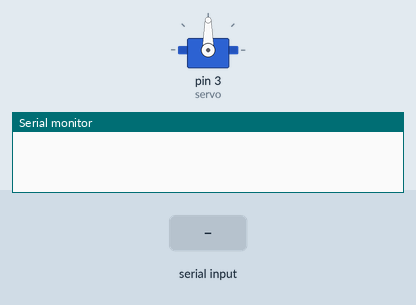
Recording of a sketch running on a simulated Arduino Uno, built with avr-gcc and run on an emulated ATmega328P. Shown: servo, the last lines printed to the serial monitor. The inputs (shaded band) are chosen by the test bench.

Above: at 1.2 s.
1.3 s: "90,45\n" received over Serial
At 1.6 s:
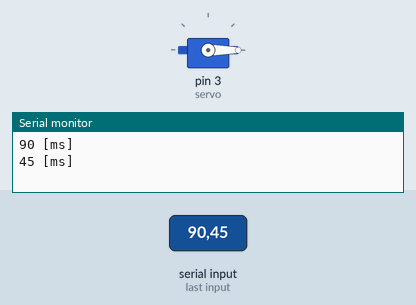
Timing chart, 0 to 4.3 s (numbered marks = the images above; inputs shaded):
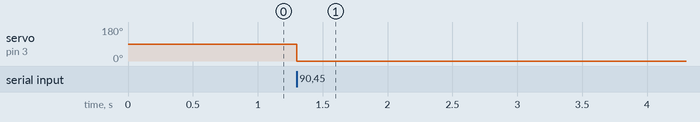

Measured:
- after the input at 1.3 s, servo on pin 3 (servo): 90° → 0° at once

The sketch:

moter_checker.ino
```cpp
#include <Servo.h>
#define START_POSITION 700
#define RESOLUTION 5

Servo servo;

void setup() {
  Serial.begin(250000);
  Serial.setTimeout(10);
  servo.attach(3);
}

int set_position(int default_position){
  while(Serial.available()==0);
  int target_position = Serial.parseInt();
  while(Serial.read()!=-1);
  if(target_position==0){
    target_position=default_position;
  }
  Serial.print(target_position);
  Serial.println(" [ms]");
  return target_position;
}

void loop() {
  // 実験1
  for(int target_position=START_POSITION; target_position<20000; target_position+=RESOLUTION){
    target_position = set_position(target_position);
    servo.writeMicroseconds(target_position);
  }

  // 実験2
  for(int target_position=START_POSITION; target_position<20000; target_position+=RESOLUTION){
    target_position = set_position(target_position);
    servo.writeMicroseconds(START_POSITION);
    delay(1000);
    servo.writeMicroseconds(target_position);
  }
}
```
